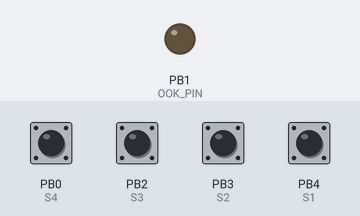
Simulated run of this sketch. Board: ATtiny85, built with avr-gcc and run on an emulated ATtiny85. On the bench: output pins drawn as LEDs (lit = HIGH). The test bench sets the inputs (shaded band); at power-on: PB0 (S4), PB2 (S3), PB3 (S2), PB4 (S1) HIGH. Sleep ends after the set time or at an interrupt; EEPROM starts erased.

Above: at 1.3 s.
1.4 s: PB0 (S4) pulled LOW for 0.15 s
At 2.52 s:
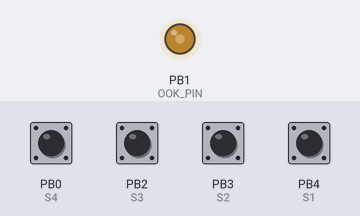
4.4 s: PB4 (S1) pulled LOW for 1 s
At 4.96 s:
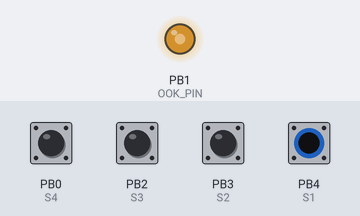
7.4 s: PB2 (S3) pulled LOW for 0.15 s
10.4 s: PB3 (S2) pulled LOW for 0.15 s
13.4 s: PB0 (S4) pulled LOW for 1 s
16.4 s: PB2 (S3) pulled LOW for 1 s
Timing chart, 0 to 19.5 s (numbered marks = the images above; inputs shaded):
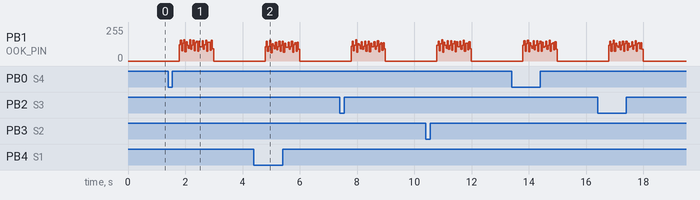

The sketch:

tiny85_keeloq.ino
```cpp
/*

433MHz / IR KeeLoq compatible transmitter

8MHz internal, BOD 2.7v, 2 or 4 Buttons. (Burn Bootloader to set the right fuses)

          ATTiny85
           ___  ___
5 RESET   -|   \/   |-   V+
4 Button  -|        |-   Button 2
3 Button  -|        |-   OOK-Transmitter Data 1
  GND     -|________|-   Button 0

Buttons = GND when pressed

*/

#include <avr/sleep.h>
#include <EEPROM.h>

#define OOK_PIN 1
#define MOD_PPM 1
#define MOD_PWM 0
#define IR 0 //IF set - 38kHz IR-Carrier will be used at OOK-PIN


// Buttons
const int S1 = 4;
const int S2 = 3;
const int S3 = 2;
const int S4 = 0;

unsigned int modulation   = 0;          // PWM = 0, PPM = 1
unsigned int repeats      = 11;          // signal repeats
unsigned int bits         = 66;         // amount of bits in a packet
unsigned int pd_len       = 3000;       // pulse/distance length (in us) used for time between preamble and data
unsigned int zero_ca_len  = 800;        // length of 0 (in us)
unsigned int zero_ci_len  = 400;       // length of 0 (in us)
unsigned int one_ca_len   = 400;       // length of 1 (in us)
unsigned int one_ci_len   = 800;        // length of 0 (in us)
unsigned int pause_len    = 15000;      // pause length (in us), time between packets
unsigned int invert       = 0;          // invert the bits before transmit
unsigned int lsb          = 1;          // send LSB first
char packet_buf[12]      = {0};        // packet payload buffer
unsigned int pbuf_len     = 0;          // payload buffer length
unsigned int bit_pos      = 0;          // bit reader bit position
int carrier_mode          = 0;

//keeloq stuff
#define KeeLoq_NLF    0x3A5C742E
#define bit(x,n)    (((x)>>(n))&1)
#define g5(x,a,b,c,d,e) (bit(x,a)+bit(x,b)*2+bit(x,c)*4+bit(x,d)*8+bit(x,e)*16)

uint64_t k = 0x1122334455667788; //System-Code
uint64_t k1; //Device-Code
uint32_t serial = 0x01440001; //hexadecimal Serial-Number
uint32_t fixed = 0; //fixed code-segment
uint32_t hopping = 0; //hopping code
uint32_t button; //buttons
uint16_t ctr; //counter

//keeloq encryption
uint32_t encrypt (const uint32_t data, const uint64_t key){
  uint32_t x = data, r;
  for (r = 0; r < 528; r++){
    x = (x>>1)^((bit(x,0)^bit(x,16)^(uint32_t)bit(key,r&63)^bit(KeeLoq_NLF,g5(x,1,9,20,26,31)))<<31);
  }
  return x;
}

//keeloq decryption
uint32_t decrypt (const uint32_t data, const uint64_t key){
  uint32_t x = data, r;
  for (r = 0; r < 528; r++){
    x = (x<<1)^bit(x,31)^bit(x,15)^(uint32_t)bit(key,(15-r)&63)^bit(KeeLoq_NLF,g5(x,0,8,19,25,30));
  }
  return x;
}

void pwm_on()
{
  TCCR1 = 1<<PWM1A | 1<<CS10| 1<<COM1A1;
  }

void pwm_off()
{
  TCCR1 = 0;
  }


int get_bit() {
  int ret;
  int byte_pos;
  int byte_bit_pos;
if(lsb){
    byte_pos     = (bits/8)-(bit_pos / 8);
    byte_bit_pos = (bit_pos % 8);     // send lsb first
  }else{
    byte_pos     = bit_pos / 8;
    byte_bit_pos = 7 - (bit_pos % 8);     // reverse indexing to send the bits msb
  }
  bit_pos++;
  ret = (packet_buf[byte_pos] & (1<<byte_bit_pos)) ? 1 : 0;
  return ret^invert;
}

void setup_pwm(){
  //PWM on PIN1 using Timer 1
  pinMode(1, OUTPUT); // 1<<DDB1: PWM output on pin 1 (OC1A)
  TCCR1 = 1<<PWM1A | 1<<CS10| 1<<COM1A1;
  GTCCR = 0; //0<<PWM1B | 0<<COM1B1 | 0<<COM1B0;
  OCR1C = 211;
  OCR1A = 105;  // (103+1)/(205+1) = 0.50 = 50% duty cycle
}

int transmit() {
  int i,j;
  int bit;
  int pwm_bl;

  // repeats
  for (j=0 ; j<repeats ; j++) {

  for(i=0;i<12;i++){ //preamble
      IR ? pwm_on() : digitalWrite(OOK_PIN, HIGH);
      delayMicroseconds(one_ca_len);
      IR ? pwm_off() : digitalWrite(OOK_PIN, LOW);
      delayMicroseconds(one_ca_len);
    }

  delayMicroseconds(pd_len); //delay after preamble

    // reset bit reader
    bit_pos = 0;

    // send bits
    for (i=0 ; i<bits ; i++) {
      bit = get_bit();
      if ((modulation==MOD_PPM) || (modulation==MOD_PWM)) {
        IR ? pwm_on() : digitalWrite(OOK_PIN, HIGH);
        if (bit) {
          delayMicroseconds(one_ca_len);
          IR ? pwm_off() : digitalWrite(OOK_PIN, LOW);
          delayMicroseconds(one_ci_len);
        } else {
          delayMicroseconds(zero_ca_len);
          IR ? pwm_off() : digitalWrite(OOK_PIN, LOW);
          delayMicroseconds(zero_ci_len);
        }
      } else {
        return -1;
      }
    }

    // Send ending PPM pulse
    if (modulation == MOD_PPM) {
        IR ? pwm_on() : digitalWrite(OOK_PIN, HIGH);
//        digitalWrite(LED_PIN, HIGH);
        delayMicroseconds(pd_len);
        IR ? pwm_off() : digitalWrite(OOK_PIN, LOW);
//        digitalWrite(LED_PIN, LOW);
    }
    // delay between packets
    delayMicroseconds(pause_len);
  }

  return 0;
}


void update_tx(void){
  button = 0;
  if(!digitalRead(3))button |= 2;
  if(!digitalRead(4))button |= 4;
  if(!digitalRead(0))button |= 8;
  if(!digitalRead(2))button |= 1;
  fixed = button << 28 | serial & 0x0fffffff;
  hopping = button << 28 | ((serial & 0x00000fff) << 16) | ctr;
  hopping = encrypt(hopping,k1);

  pbuf_len = 9;
  packet_buf[0] = 0x02;
  packet_buf[1] = fixed >> 24 & 0xff;
  packet_buf[2] = fixed >> 16 & 0xff;
  packet_buf[3] = fixed >> 8 & 0xff;
  packet_buf[4] = fixed & 0xff;
  packet_buf[5] = hopping >> 24 & 0xff;
  packet_buf[6] = hopping >> 16 & 0xff;
  packet_buf[7] = hopping >> 8 & 0xff;
  packet_buf[8] = hopping & 0xff;
}

// Setup **********************************************

void setup() {
  pinMode(S1, INPUT_PULLUP);
  pinMode(S2, INPUT_PULLUP);
  pinMode(S3, INPUT_PULLUP);
  pinMode(S4, INPUT_PULLUP);
  pinMode(OOK_PIN, OUTPUT);  // ook transmitter

  //calculate device-key
  k1 = decrypt((0x60000000|serial),k);
  k1 <<= 32;
  k1 |= decrypt((0x20000000|serial),k);

  EEPROM.get(0,ctr);
    if(isnan(ctr)){
      ctr = 1;
      EEPROM.put(0,ctr);
    };

  if(IR)
  {
    setup_pwm();
    pwm_off();
  }

  update_tx();

  // Configure pin change interrupts to wake on button presses
  PCMSK = 1<<S1 | 1<<S2 | 1<<S3 | 1<<S4;
  GIMSK = 1<<PCIE;                  // Enable interrupts
  GIFR = 1<<PCIF;                   // Clear interrupt flag
  // Disable what we don't need to save power
  ADCSRA &= ~(1<<ADEN);             // Disable ADC
  PRR = 1<<PRUSI | 1<<PRADC;        // Turn off clocks to unused peripherals
  set_sleep_mode(SLEEP_MODE_PWR_DOWN);
}

// Pin change interrupt service routine
ISR (PCINT0_vect) {
  //just for wakeup
}

// Stay asleep and just respond to interrupts
void loop() {
  sleep_enable();
  sleep_cpu();
 delay(200); //debounce keys


  update_tx(); //code buttons, generate keeloq-frame
  delay(100);
  transmit(); //blast it out
do{
}while (!digitalRead(0) || !digitalRead(2) || !digitalRead(3)|| !digitalRead(4)); //as long a button is pressed

ctr++; //increment counter
if(ctr % 5 == 0){  //to enhace eeprom lifetime by 5
  EEPROM.update(0,ctr); //write counter to eeprom, will be restored after battery change
}
}
```
